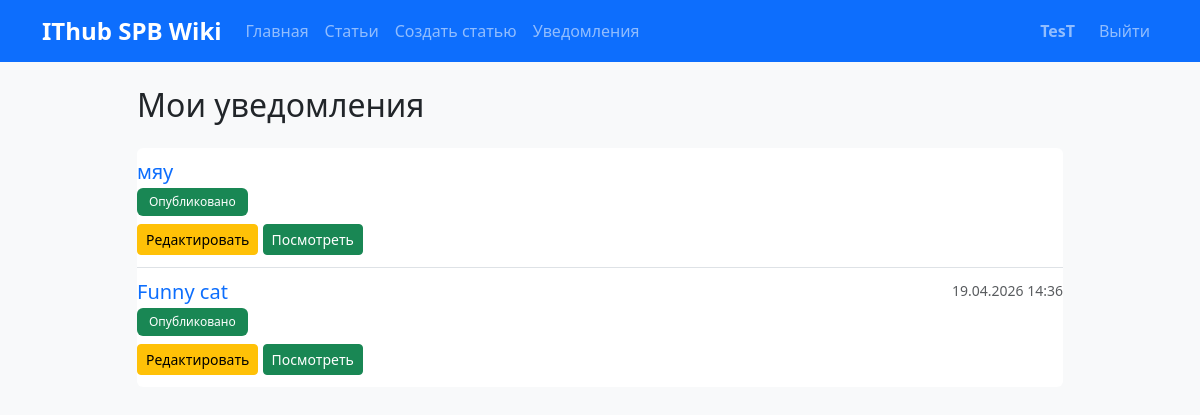
/notifications/ (signed in), run on an earlier commit of the app's database.
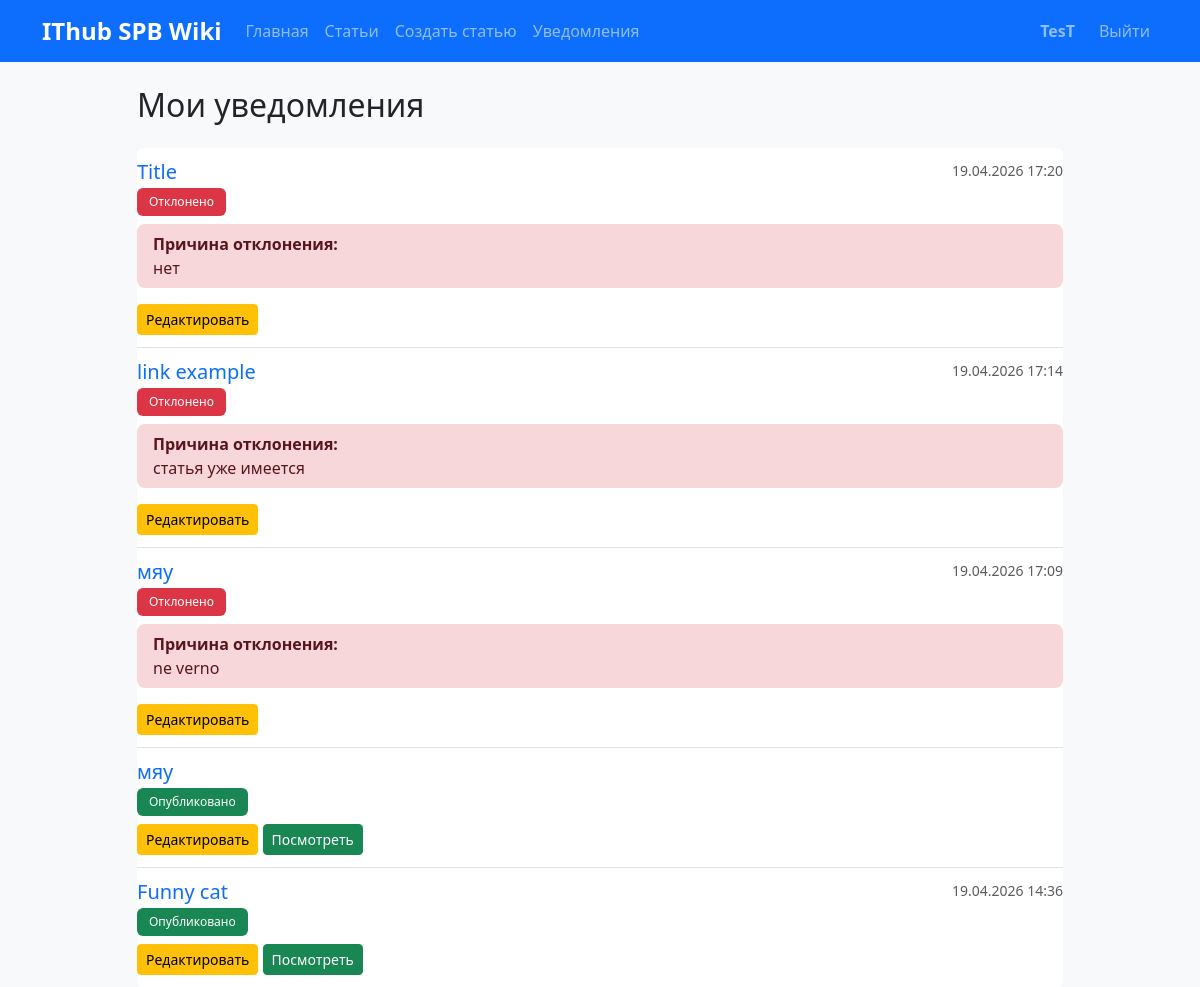
And on a later commit of the database.
### articles/models.py (models this page shows, shortened)
class Article(models.Model):
    STATUS_CHOICES = [
        ("draft", "Черновик"),
        ("pending", "На модерации"),
        ("published", "Опубликовано"),
        ("rejected", "Отклонено"),
    ]
    title = models.CharField("Заголовок", max_length=200)
    content = models.TextField("Содержание")
    category = models.ForeignKey(
        Category,
        on_delete=models.SET_NULL,
        null=True,
        blank=True,
        verbose_name="Категория",
        related_name="articles",
    )
    author = models.ForeignKey(
        User, on_delete=models.CASCADE, verbose_name="Автор", related_name="articles"
    )
    status = models.CharField(
        "Статус", max_length=20, choices=STATUS_CHOICES, default="pending"
    )
    created_at = models.DateTimeField("Создано", auto_now_add=True)
    updated_at = models.DateTimeField("Обновлено", auto_now=True)
    published_at = models.DateTimeField("Опубликовано", null=True, blank=True)
    moderation_comment = models.TextField("Комментарий модератора", blank=True)
    moderator = models.ForeignKey(
        User,
        on_delete=models.SET_NULL,
        null=True,
        blank=True,
        verbose_name="Модератор",
        related_name="moderated_articles",
    )
    views_count = models.PositiveIntegerField("Просмотры", default=0)
    class Meta:
        verbose_name = "Статья"
        verbose_name_plural = "Статьи"
        ordering = ["-created_at"]

### articles/views.py (the view)
# urls.py: path("notifications/", views.user_notifications, name="notifications"),
@login_required
def user_notifications(request):
    user_articles = Article.objects.filter(author=request.user).order_by("-created_at")
    context = {
        "user_articles": user_articles,
    }
    return render(request, "articles/notifications.html", context)

### articles/templates/articles/notifications.html
{% extends 'articles/base.html' %}
{% load wiki_links %}
{% block content %}
<div class="row">
    <div class="col-lg-10 mx-auto">
        <h2 class="mb-4">Мои уведомления</h2>
        {% if user_articles %}
            <div class="list-group">
                {% for article in user_articles %}
                <div class="list-group-item list-group-item-action">
                    <div class="d-flex w-100 justify-content-between">
                        <h5 class="mb-1">
                            <a href="{% url 'articles:article_detail' article.pk %}" class="text-decoration-none">
                                {{ article.title }}
                            </a>
                        </h5>
                        <small class="text-muted">{{ article.published_at|date:"d.m.Y H:i"|default:article.created_at|date:"d.m.Y H:i" }}</small>
                    </div>
                    <p class="mb-2">
                        <span class="badge
                            {% if article.status == 'published' %}bg-success
                            {% elif article.status == 'rejected' %}bg-danger
                            {% elif article.status == 'pending' %}bg-warning
                            {% else %}bg-secondary{% endif %}">
                            {{ article.get_status_display }}
                        </span>
                    </p>
                    {% if article.status == 'rejected' and article.moderation_comment %}
                    <div class="alert alert-danger py-2">
                        <strong>Причина отклонения:</strong><br>
                        {{ article.moderation_comment }}
                    </div>
                    {% endif %}
                    <div class="mt-2">
                        {% if article.status == 'rejected' or article.status == 'published' %}
                            <a href="{% url 'articles:edit_article' article.pk %}" class="btn btn-sm btn-warning">
                                Редактировать
                            </a>
                        {% endif %}
                        {% if article.status == 'published' %}
                            <a href="{% url 'articles:article_detail' article.pk %}" class="btn btn-sm btn-success">
                                Посмотреть
                            </a>
                        {% endif %}
                    </div>
                </div>
                {% endfor %}
            </div>
        {% else %}
            <div class="alert alert-info">
                У вас пока нет статей.
            </div>
        {% endif %}
    </div>
</div>
{% endblock %}

What changed in the data, as far as the page shows it:
added Article: title "Title", published_at "19.04.2026 17:20", status "Отклонено", moderation_comment "нет", shows "Редактировать"
added Article: title "link example", published_at "19.04.2026 17:14", status "Отклонено", moderation_comment "статья уже имеется", shows "Редактировать"
added Article: title "мяу", published_at "19.04.2026 17:09", status "Отклонено", moderation_comment "ne verno", shows "Редактировать"
